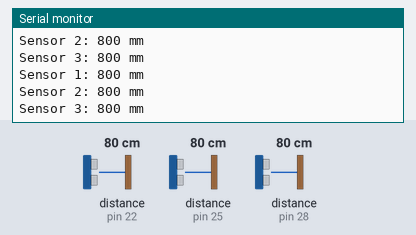
The sketch below on a simulated Arduino Uno, built with avr-gcc and run on an emulated ATmega328P. Parts: the last lines printed to the serial monitor. The inputs (shaded band) are chosen by the test bench; at power-on: distance to the obstacle (sensors on pin 22, pin 25, pin 28) 80 cm.

Above: at 2.4 s.
2.5 s: distance to the obstacle (sensor on pin 22) set to 2 cm
At 2.66 s:
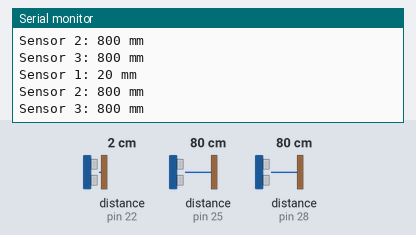
5.5 s: distance to the obstacle (sensor on pin 25) set to 2 cm
At 5.66 s:
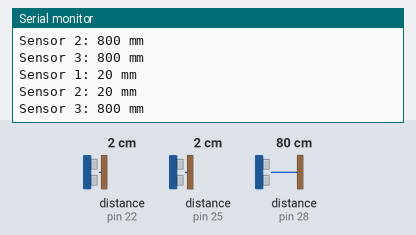
7.0 s: distance to the obstacle (sensor on pin 28) set to 2 cm
At 7.26 s:
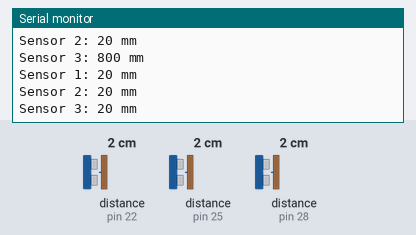
8.5 s: distance to the obstacle (sensor on pin 22) set to 4 cm
At 8.66 s:
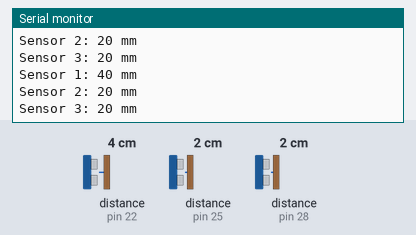
10.0 s: distance to the obstacle (sensor on pin 25) set to 4 cm
At 10.26 s:
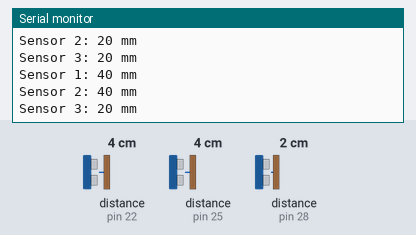
11.5 s: distance to the obstacle (sensor on pin 28) set to 4 cm
At 11.66 s:
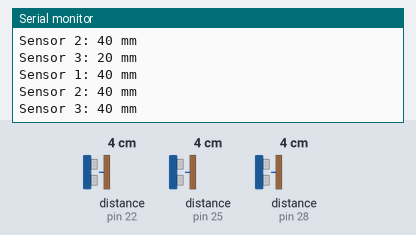
Timing chart, 0 to 14.0 s (numbered marks = the images above; inputs shaded):
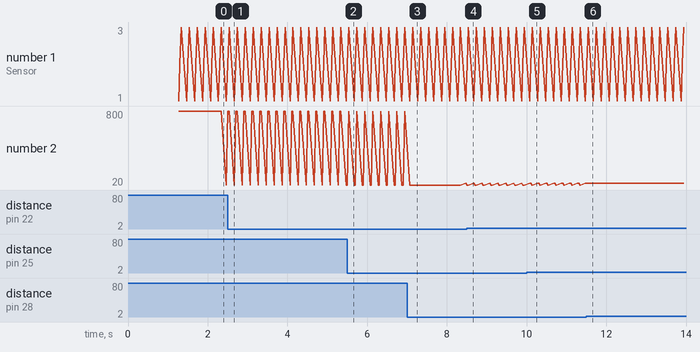

The sketch:

2_VL53L0X_sensors_good.ino
```cpp
#include <Wire.h>
#include <VL53L0X.h>

VL53L0X sensor1;
VL53L0X sensor2;
VL53L0X sensor3;
#define sensor1_shut 4 //shutdown pin for sensor 1
#define sensor2_shut 5 //shutdown pin for sensor 2
#define sensor3_shut 6 //shutdown pin for sensor 3
#define sensor1_address 22 //defines address for sensor 1
#define sensor2_address 25 //defines address for sensor 2
#define sensor3_address 28 //defines address for sensor 3
void setup()
{

  pinMode(sensor1_shut, OUTPUT);
  pinMode(sensor2_shut, OUTPUT);
  pinMode(sensor3_shut, OUTPUT);
  digitalWrite(sensor1_shut, LOW);
  digitalWrite(sensor2_shut, LOW);
  digitalWrite(sensor3_shut, LOW);

  delay(500);
  Wire.begin();


  Serial.begin (115200);

  pinMode(sensor1_shut, INPUT);
  delay(150);
  Serial.println("00");
  sensor1.init(true);

  delay(100);
  sensor1.setAddress((uint8_t)sensor1_address);
  Serial.println("01");

  pinMode(sensor2_shut, INPUT);
  delay(150);
  sensor2.init(true);
  delay(100);
  sensor2.setAddress((uint8_t)sensor2_address);
  Serial.println("02");

  pinMode(sensor3_shut, INPUT);
  delay(150);
  sensor3.init(true);
  delay(100);
  sensor3.setAddress((uint8_t)sensor3_address);
  Serial.println("03");

  Serial.println("addresses set");

  Serial.println ("I2C scanner. Scanning ...");
  byte count = 0;


  for (byte i = 1; i < 120; i++)
  {

    Wire.beginTransmission (i);
    if (Wire.endTransmission () == 0)
    {
      Serial.print ("Found address: ");
      Serial.print (i, DEC);
      Serial.print (" (0x");
      Serial.print (i, HEX);
      Serial.println (")");
      count++;
      delay (1);  // maybe unneeded?
    } // end of good response
  } // end of for loop
  Serial.print ("Found ");
  Serial.print (count, DEC);
  Serial.println (" device(s).");


}

void loop()
{

  Serial.print ("Sensor 1: ");
  Serial.print(sensor1.readRangeSingleMillimeters());
  Serial.print (" mm");
  Serial.println();

  Serial.print ("Sensor 2: ");
  Serial.print(sensor2.readRangeSingleMillimeters());
  Serial.print (" mm");
  Serial.println();

  Serial.print ("Sensor 3: ");
  Serial.print(sensor3.readRangeSingleMillimeters());
  Serial.print (" mm");
  Serial.println();

  delay(100);
}
```

Measured:
- after the input at 5.5 s, the serial monitor: prints a new line at once (image 2)
- after the input at 7.0 s, the serial monitor: prints a new line after 0.14 s (image 3)
- after the input at 10.0 s, the serial monitor: prints a new line after 0.11 s (image 5)
- after the input at 11.5 s, the serial monitor: prints a new line at once (image 6)
- plotted number 2: 800 → 40 after the input at 7.0 s
